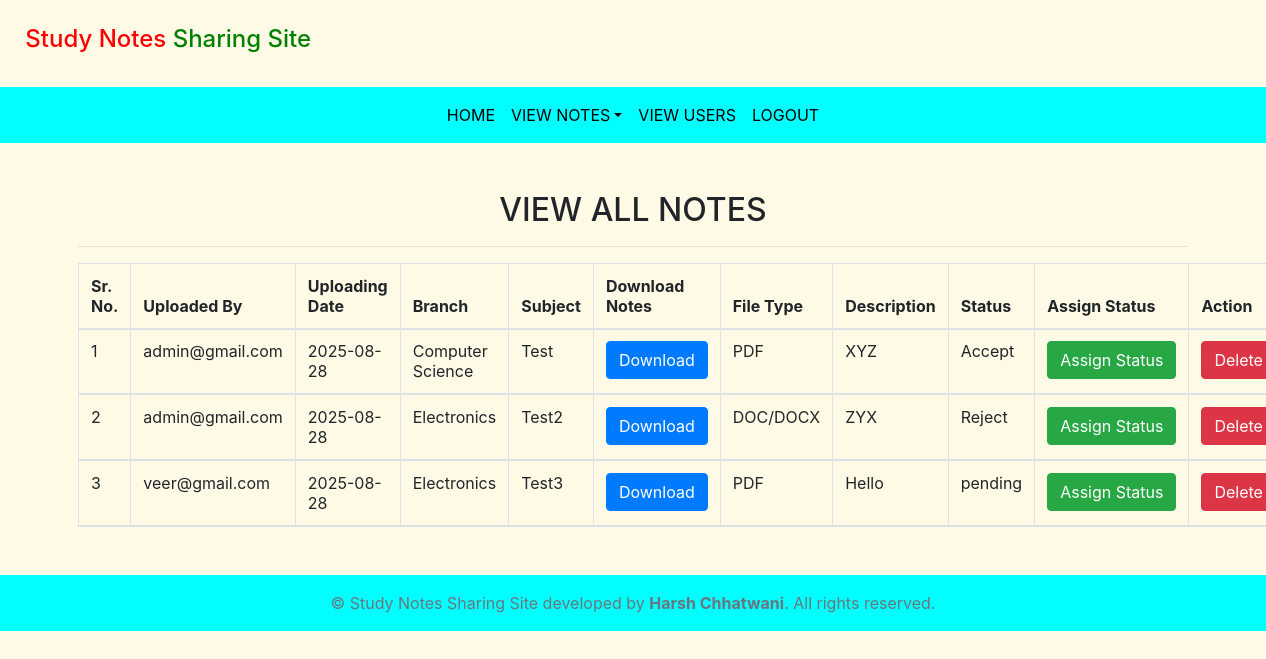
The app's page /all_notes/ (signed in) with its own data.
### notes/models.py (models this page shows, shortened)
class Notes(models.Model):
    user = models.ForeignKey(User, on_delete=models.CASCADE)
    uploadingdate = models.CharField(max_length=30)
    branch = models.CharField(max_length=30)
    subject = models.CharField(max_length=30)
    notesfile = models.FileField(null=True)
    filetype = models.CharField(max_length=30)
    description = models.CharField(max_length=200, null=True)
    status = models.CharField(max_length=15)

### notes/views.py (the view)
# urls.py: path('all_notes/',all_notes,name='all_notes'),
def all_notes(request):
    if not request.user.is_authenticated:
        return redirect('/login_admin')
    notes = Notes.objects.all()
    d = {'notes': notes}
    return render(request, 'all_notes.html', d)

### notes/templates/all_notes.html
{% extends 'admin_nav.html' %}
{% load static %}
{% block body %}
<div class="container mt-5">
    <h2 class="text-center">VIEW ALL NOTES</h2>
    <hr>
    <table class="table table-bordered" id="example">
        <thead>
        <tr>
            <th>Sr. No.</th>
            <th>Uploaded By</th>
            <th>Uploading Date</th>
            <th>Branch</th>
            <th>Subject</th>
            <th>Download Notes</th>
            <th>File Type</th>
            <th>Description</th>
            <th>Status</th>
            <th>Assign Status</th>
            <th>Action</th>
        </tr>
        <tr>
            {% for i in notes %}
            <tr>
                <td>{{forloop.counter}}</td>
                <td>{{i.user.username}}</td>
                <td>{{i.uploadingdate}}</td>
                <td>{{i.branch}}</td>
                <td>{{i.subject}}</td>
                <td><a href="{{i.notesfile.url}}" class="btn btn-primary" download>Download</a></td>
                <td>{{i.filetype}}</td>
                <td>{{i.description}}</td>
                <td>{{i.status}}</td>
                <td><a href="{% url 'assign_status' i.id %}" class="btn btn-success">Assign&nbsp;Status</a></td>
                <td><a href="{% url 'delete_notes' i.id %}" class="btn btn-danger" onclick="return confirm('Are you sure?')">Delete</a></td>
            </tr>
            {% endfor %}
        </tr>
        </thead>
    </table>
</div>
{% endblock %}

### notes/static/css/mystyle.css (style rules this page uses)
body { background-color:#fffae6; }

### records on screen
Notes: user.username "admin@gmail.com", uploadingdate "2025-08-28", branch "Computer Science", subject "Test", filetype "PDF", description "XYZ", status "Accept"
Notes: user.username "admin@gmail.com", uploadingdate "2025-08-28", branch "Electronics", subject "Test2", filetype "DOC/DOCX", description "ZYX", status "Reject"
Notes: user.username "veer@gmail.com", uploadingdate "2025-08-28", branch "Electronics", subject "Test3", filetype "PDF", description "Hello", status "pending"
